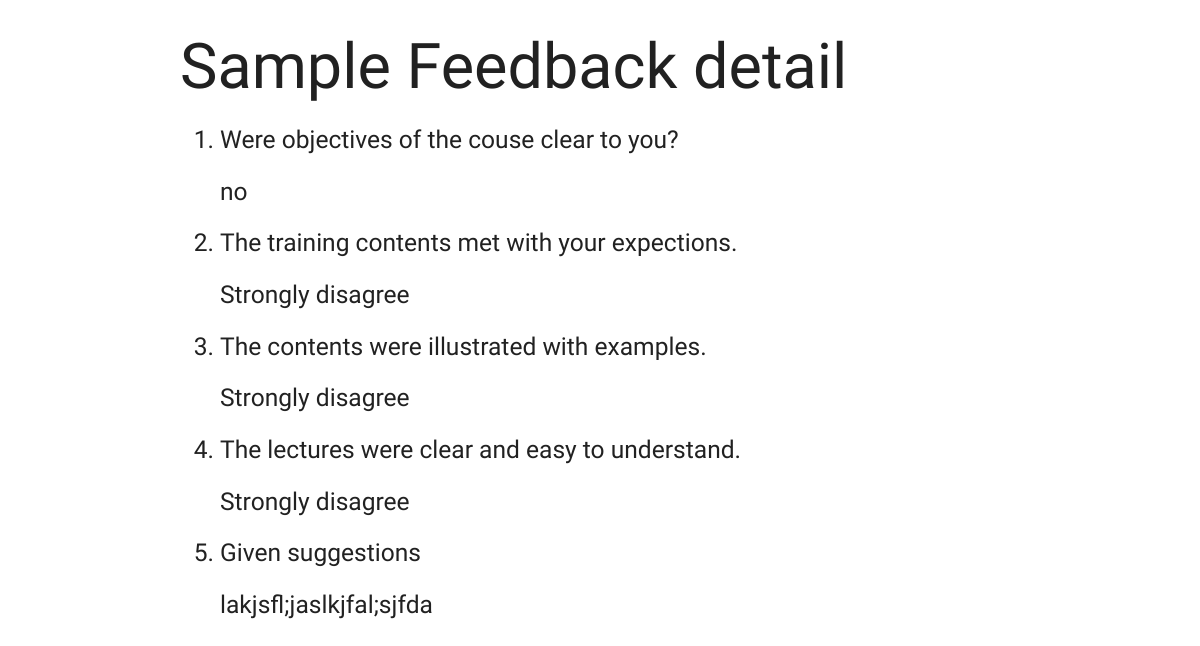
Screenshot of /feedback_detail/5/ with the database file from the repository.
### trainee_feedback/models.py (models this page shows)
class TraineeFeedback(models.Model):
    questionOne = models.CharField(max_length=3)
    questionTwo = models.CharField(max_length=17)
    questionThree = models.CharField(max_length=17)
    questionFour = models.CharField(max_length=17)
    questionFive = models.TextField()
    date_submitted = models.DateTimeField(auto_now_add=True)

### trainee_feedback/views.py (the view)
# urls.py: path('feedback_detail/<int:pk>/', feedback_detail_view),
def feedback_detail_view(request, pk):
    all_feedback_form_answers = TraineeFeedback.objects.all()
    answers = all_feedback_form_answers[pk-1]
    questions = ['questionOne', 'questionTwo', 'questionThree', 'questionFour']
    return render(request, 'feedback_detail.html', {'answers':answers})

### templates/feedback_detail.html (shortened to what this page needs)
{% extends 'base.html' %}
{% block content %}
    <div class="container">
            <h1>Sample Feedback detail</h1>
            <ol>
                <h5>
                    <li>Were objectives of the couse clear to you?</li>
                    <p>{{ answers.questionOne }}</p>
                    <li>The training contents met with your expections.</li>
                    <p>{{ answers.questionTwo }}</p>
                    <li>The contents were illustrated with examples.</li>
                    <p>{{ answers.questionThree }}</p>
                    <li>The lectures were clear and easy to understand.</li>
                    <p>{{ answers.questionFour }}</p>
                    <li>Given suggestions</li>
                    <p>{{ answers.questionFive }}</p>
                </h5>
            </ol>
    </div>
{% endblock content %}

### rows the page displays
TraineeFeedback: questionOne "no", questionTwo "Strongly disagree", questionThree "Strongly disagree", questionFour "Strongly disagree", questionFive "lakjsfl;jaslkjfal;sjfda"
